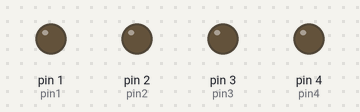
Bench run of a sketch on a simulated Arduino Uno, built with avr-gcc and run on an emulated ATmega328P. Shown: output pins drawn as LEDs (lit = HIGH).

Above: at 0.17 s.
At 0.87 s:
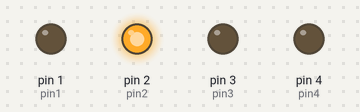
At 1.92 s:
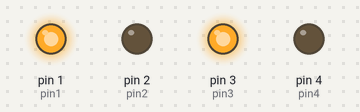
At 3.8 s:
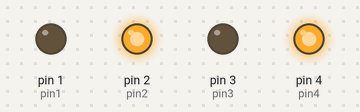
At 6.0 s:
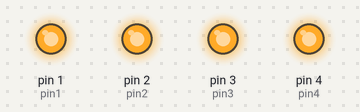
At 7.97 s:
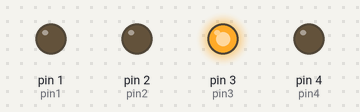
Timing chart, 0 to 8.3 s (numbered marks = the images above):
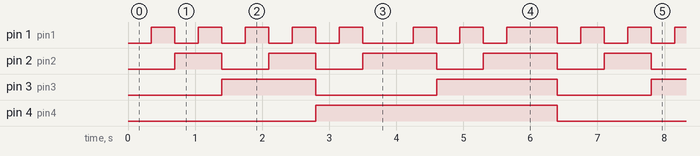

Measured:
- by itself, pin 2 (pin2): repeats every 6.4 s: LOW 0.70 s, HIGH 0.70 s, 2 × (LOW 0.70 s, HIGH 1.1 s), LOW 0.70 s, HIGH 0.70 s
- by itself, pin 3 (pin3): repeats every 6.4 s: LOW 1.8 s, HIGH 1.8 s, LOW 1.4 s, HIGH 1.4 s
- by itself, pin 4 (pin4): alternates HIGH for 3.6 s and LOW for 2.8 s
- by itself, pin 1 (pin1): repeats every 6.4 s: 4 × (LOW 0.35 s, HIGH 0.35 s), LOW 0.75 s, 2 × (HIGH 0.35 s, LOW 0.35 s), HIGH 0.75 s, LOW 0.35 s, HIGH 0.35 s

The sketch:

_88_logicCounter_PaulMcWhorter_4bits_02.ino
```cpp
// (licence header left out)
                                     // Declaring variables
int pin1=1;
int pin2=2;
int pin3=3;
int pin4=4;
int waitTime=350;                    // Delay time

void setup() {
                                     // All pins are output
pinMode(pin1, OUTPUT);
pinMode(pin2, OUTPUT);
pinMode(pin3, OUTPUT);
pinMode(pin4, OUTPUT);
}

void loop() {
                                    // Repeating this patters 16 times
  digitalWrite(pin1, LOW);          // Make the counter on a piece of paper...
  digitalWrite(pin2, LOW);          //  Dec  - Bin
  digitalWrite(pin3, LOW);          //  00   - 0000
  digitalWrite(pin4, LOW);          //  01   - 0001
  delay(waitTime);                       //  02   - 0010
                                    // (...)
  digitalWrite(pin1, HIGH);         // 15   - 1111
  digitalWrite(pin2, LOW);          //
  digitalWrite(pin3, LOW);          // ...then transfer to code:)
  digitalWrite(pin4, LOW);          // Easy, right?
  delay(waitTime);

  digitalWrite(pin1, LOW);
  digitalWrite(pin2, HIGH);
  digitalWrite(pin3, LOW);
  digitalWrite(pin4, LOW);
  delay(waitTime);

  digitalWrite(pin1, HIGH);
  digitalWrite(pin2, HIGH);
  digitalWrite(pin3, LOW);
  digitalWrite(pin4, LOW);
  delay(waitTime);

  digitalWrite(pin1, LOW);
  digitalWrite(pin2, LOW);
  digitalWrite(pin3, HIGH);
  digitalWrite(pin4, LOW);
  delay(waitTime);

  digitalWrite(pin1, HIGH);
  digitalWrite(pin2, LOW);
  digitalWrite(pin3, HIGH);
  digitalWrite(pin4, LOW);
  delay(waitTime);

  digitalWrite(pin1, LOW);
  digitalWrite(pin2, HIGH);
  digitalWrite(pin3, HIGH);
  digitalWrite(pin4, LOW);
  delay(waitTime);

  digitalWrite(pin1, HIGH);
  digitalWrite(pin2, HIGH);
  digitalWrite(pin3, HIGH);
  digitalWrite(pin4, LOW);
  delay(waitTime);

  digitalWrite(pin1, LOW);
  digitalWrite(pin2, LOW);
  digitalWrite(pin3, LOW);
  digitalWrite(pin4, HIGH);
  delay(waitTime);

  digitalWrite(pin1, HIGH);
  digitalWrite(pin2, LOW);
  digitalWrite(pin3, LOW);
  digitalWrite(pin4, HIGH);
  delay(waitTime);

  digitalWrite(pin1, LOW);
  digitalWrite(pin2, HIGH);
  digitalWrite(pin3, LOW);
  digitalWrite(pin4, HIGH);
  delay(750);

  digitalWrite(pin1, HIGH);
  digitalWrite(pin2, HIGH);
  digitalWrite(pin3, LOW);
  digitalWrite(pin4, HIGH);
  delay(waitTime);

  digitalWrite(pin1, LOW);
  digitalWrite(pin2, LOW);
  digitalWrite(pin3, HIGH);
  digitalWrite(pin4, HIGH);
  delay(waitTime);

  digitalWrite(pin1, HIGH);
  digitalWrite(pin2, LOW);
  digitalWrite(pin3, HIGH);
  digitalWrite(pin4, HIGH);
  delay(waitTime);

  digitalWrite(pin1, LOW);
  digitalWrite(pin2, HIGH);
  digitalWrite(pin3, HIGH);
  digitalWrite(pin4, HIGH);
  delay(waitTime);

  digitalWrite(pin1, HIGH);
  digitalWrite(pin2, HIGH);
  digitalWrite(pin3, HIGH);
  digitalWrite(pin4, HIGH);
  delay(750);

}
```
